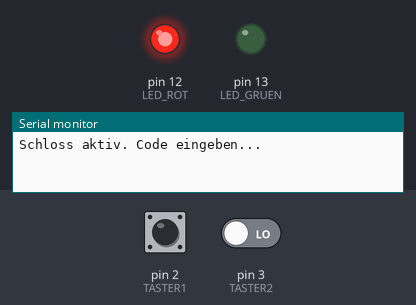
This sketch was run on a simulated Arduino Uno, built with avr-gcc and run on an emulated ATmega328P. Parts: output pins drawn as LEDs (lit = HIGH), the last lines printed to the serial monitor. Dashed ring = blinking. The test bench sets the inputs (shaded band); at power-on: pin 2 (TASTER1) LOW, pin 3 (TASTER2) LOW.

Above: at 1.2 s.
1.3 s: pin 2 (TASTER1) pulled HIGH for 0.15 s
2.9 s: pin 2 (TASTER1) driven HIGH and pin 3 (TASTER2) driven HIGH
At 3.4 s:
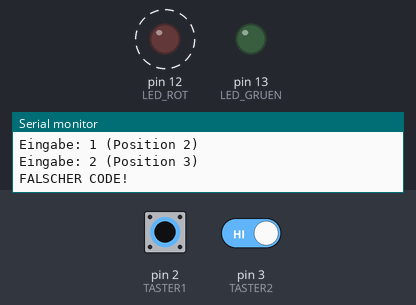
Timing chart, 0 to 5.9 s (numbered marks = the images above; inputs shaded):
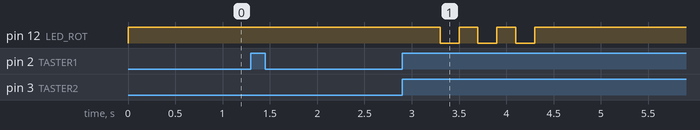

Measured:
- after the input at 2.9 s, pin 12 (LED_ROT): alternates HIGH for 0.20 s and LOW for 0.20 s, 6 changes in all, then stays HIGH, starting after 0.40 s

The sketch:

tasterschloss.ino
```cpp
/*
 * Projekt 37: Taster-Kombination als Schloss
 * Nur richtige Tasterkombination (1-2-1) schaltet LED frei.
 *
 * Schaltung:
 * - Taster 1 an Pin 2, Taster 2 an Pin 3
 * - Rote LED (gesperrt) an Pin 12
 * - Grüne LED (offen) an Pin 13
 */

const int TASTER1 = 2;
const int TASTER2 = 3;
const int LED_ROT = 12;
const int LED_GRUEN = 13;

// Geheimcode: 1-2-1 (Taster1, Taster2, Taster1)
const int CODE[] = {1, 2, 1};
const int CODE_LAENGE = 3;

int eingabe[3] = {0, 0, 0};
int position = 0;
bool letzterT1 = LOW, letzterT2 = LOW;

void setup() {
  pinMode(TASTER1, INPUT);
  pinMode(TASTER2, INPUT);
  pinMode(LED_ROT, OUTPUT);
  pinMode(LED_GRUEN, OUTPUT);

  digitalWrite(LED_ROT, HIGH);  // Start: Gesperrt
  Serial.begin(9600);
  Serial.println("Schloss aktiv. Code eingeben...");
}

void loop() {
  bool t1 = digitalRead(TASTER1);
  bool t2 = digitalRead(TASTER2);

  // Taster 1 gedrückt
  if (t1 == HIGH && letzterT1 == LOW) {
    eingabe[position] = 1;
    position++;
    Serial.print("Eingabe: 1 (Position ");
    Serial.print(position);
    Serial.println(")");
    delay(200);
  }

  // Taster 2 gedrückt
  if (t2 == HIGH && letzterT2 == LOW) {
    eingabe[position] = 2;
    position++;
    Serial.print("Eingabe: 2 (Position ");
    Serial.print(position);
    Serial.println(")");
    delay(200);
  }

  // Code vollständig eingegeben?
  if (position >= CODE_LAENGE) {
    if (pruefeCode()) {
      Serial.println("CODE KORREKT - OFFEN!");
      digitalWrite(LED_ROT, LOW);
      digitalWrite(LED_GRUEN, HIGH);
      delay(5000);  // 5 Sekunden offen
    } else {
      Serial.println("FALSCHER CODE!");
      // LED blinkt als Warnung
      for (int i = 0; i < 3; i++) {
        digitalWrite(LED_ROT, LOW);
        delay(200);
        digitalWrite(LED_ROT, HIGH);
        delay(200);
      }
    }

    // Reset
    position = 0;
    digitalWrite(LED_ROT, HIGH);
    digitalWrite(LED_GRUEN, LOW);
  }

  letzterT1 = t1;
  letzterT2 = t2;
}

bool pruefeCode() {
  for (int i = 0; i < CODE_LAENGE; i++) {
    if (eingabe[i] != CODE[i]) return false;
  }
  return true;
}
```
